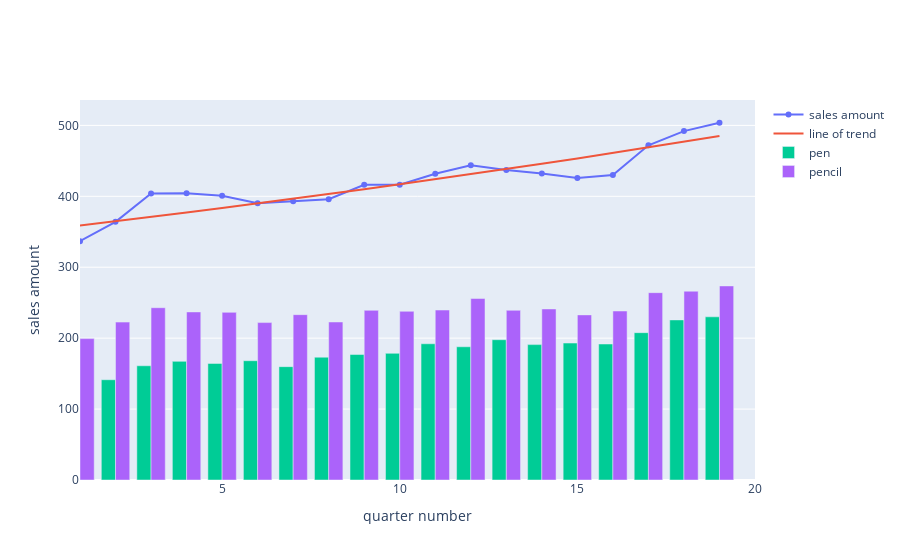

Here is the notebook cell this chart was saved with:
### Markdown cell above
5. Добавьте на этот же график столбчатые диаграммы продаж ручек и карандашей.

### Code cell
fig = go.Figure(data=[
    go.Scatter(x=data_all.index, y=data_all.values, name='sales amount', mode='markers+lines'),
    go.Scatter(name='line of trend', x=df_new.index, y=df_new['trend'], mode='lines'),
    go.Bar(x=data_f_pen.index,y=data_f_pen.values,name='pen'),
    go.Bar(x=data_f_pencil.index,y=data_f_pencil.values,name='pencil'),
    
],
)
fig.update_layout(
    xaxis_title="quarter number",
    yaxis_title="sales amount",

)
fig.update_layout(xaxis_range=[1,20])
fig.show()

### Figure 1 — Plotly figure (JSON) as saved in the notebook; plotly's stock layout.template omitted (floating-point values rounded to 4 significant figures)
{"data": [{"mode": "markers+lines", "name": "sales amount", "type": "scatter", "x": [0, 1, 2, 3, 4, 5, 6, 7, 8, 9, 10, 11, 12, 13, 14, 15, 16, 17, 18, 19], "y": [326.6, 336.8, 364.0, 404.0, 404.2, 400.7, 390.2, 393.0, 395.9, 416.2, 416.4, 431.7, 443.7, 437.1, 432.1, 425.9, 430.0, 471.9, 491.9, 503.7]}, {"mode": "lines", "name": "line of trend", "type": "scatter", "x": [0, 1, 2, 3, 4, 5, 6, 7, 8, 9, 10, 11, 12, 13, 14, 15, 16, 17, 18, 19], "y": [352.6, 358.6, 364.6, 370.8, 377.1, 383.5, 389.9, 396.5, 403.2, 410.0, 417.0, 424.0, 431.2, 438.5, 445.9, 453.4, 461.1, 468.9, 476.8, 484.9]}, {"name": "pen", "type": "bar", "x": [0, 1, 2, 3, 4, 5, 6, 7, 8, 9, 10, 11, 12, 13, 14, 15, 16, 17, 18, 19], "y": [129.9, 137.4, 141.4, 161.1, 167.3, 164.3, 168.2, 159.8, 173.1, 176.9, 178.6, 192.1, 187.8, 197.8, 190.9, 193.1, 191.8, 207.7, 225.7, 230.1]}, {"name": "pencil", "type": "bar", "x": [0, 1, 2, 3, 4, 5, 6, 7, 8, 9, 10, 11, 12, 13, 14, 15, 16, 17, 18, 19], "y": [196.7, 199.4, 222.6, 242.9, 237.0, 236.4, 222.0, 233.1, 222.8, 239.2, 237.8, 239.6, 255.9, 239.3, 241.2, 232.8, 238.3, 264.1, 266.2, 273.6]}], "layout": {"xaxis": {"range": [1, 20], "title": {"text": "quarter number"}}, "yaxis": {"title": {"text": "sales amount"}}}}
